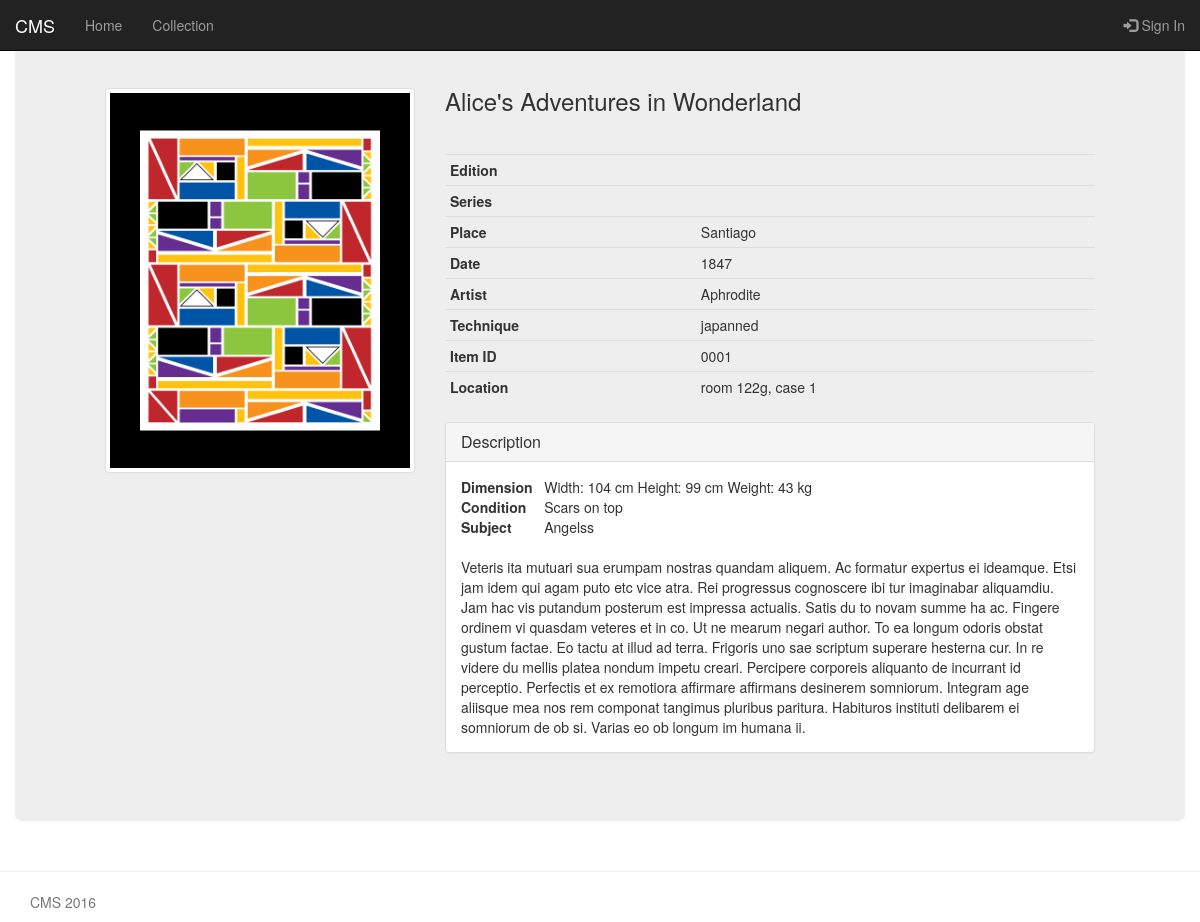
Page /cms/item/0001/ on the committed database.
### cms/models.py (models this page shows, shortened)
class ItemPhoto(models.Model):
    item = models.ForeignKey(Item)
    picture = models.ImageField(upload_to='profile_images', blank=True)

class Identification(models.Model):
    title = models.CharField(max_length=128, blank=True)
    edition = models.CharField(max_length=128, blank=True)
    series = models.CharField(max_length=128, blank=True)
    category = models.ForeignKey(Category)
    stock = models.IntegerField(default=1)

class Production(models.Model):
    artist = models.ForeignKey(Artist)
    production_year = models.CharField(max_length=10, null=True, blank=True)
    place = models.CharField(max_length=128, blank=True)
    technique = models.CharField(max_length=128, blank=True)

class Artist(models.Model):
    name = models.CharField(max_length=128, unique=True)
    born = models.CharField(max_length=128, blank=True)
    died = models.CharField(max_length=128, blank=True)
    artist_description = models.CharField(max_length=3000, blank=True)
    slug = models.SlugField(unique=True)
    def __str__(self):
        return self.name

class Item(models.Model):
    item_id = models.CharField(max_length=128, primary_key=True)
    identification = models.ForeignKey(Identification, default=None, null=True, blank=True)
    production = models.ForeignKey(Production, default=None, null=True, blank=True)
    location = models.ForeignKey(Location, default=None, null=True, blank=True)
    usage = models.ForeignKey(Usage, default=None, null=True, blank=True)
    description = models.ForeignKey(Description, default=None, null=True, blank=True)

class Location(models.Model):
    location = models.CharField(max_length=128, blank=True)
    location_date = models.DateField(blank=True, null=True)

class Description(models.Model):
    width = models.IntegerField(default=0)
    height = models.IntegerField(default=0)
    depth = models.IntegerField(default=0)
    weight = models.IntegerField(default=0)
    condition = models.CharField(max_length=128, blank=True)
    subject = models.CharField(max_length=128, blank=True)
    note = models.CharField(max_length=3000, blank=True)

### cms/views.py (the view)
# urls.py: url(r'^item/(?P<item_id>[\w\-]+)/$', views.show_item, name='show_item'),
def show_item(request, item_id):
    context_dict = {}
    try:
        item = Item.objects.get(item_id=item_id)
        identification = Identification.objects.get(item__item_id=item_id)
        production = Production.objects.get(item__item_id=item_id)
        location = Location.objects.get(item__item_id=item_id)
        usage = Usage.objects.get(item__item_id=item_id)
        description = Description.objects.get(item__item_id=item_id)
        photos = ItemPhoto.objects.filter(item=item_id)
        context_dict['item'] = item
        context_dict['identification'] = identification
        context_dict['production'] = production
        context_dict['location'] = location
        context_dict['usage'] = usage
        context_dict['description'] = description
        context_dict['photos'] = photos
    except Category.DoesNotExist:
        context_dict['item'] = None
        context_dict['identification'] = None
        context_dict['production'] = None
        context_dict['location'] = None
        context_dict['usage'] = None
        context_dict['description'] = None
        context_dict['photos'] = None
    return render(request, 'cms/item.html', context_dict)

### templates/cms/item.html (shortened to what this page needs)
{% extends 'cms/base.html' %}
{% load staticfiles %}
{% load bootstrap3 %}
{% block body_block %}
<div class="container">
    {% if item and usage.status != "EX" %}
        <div  class="col-md-4">
            {% if photos %}
                {% for photo in photos %}
                    <br><br>
                    <img src="{{ photo.picture.url }}" class="img-thumbnail">
                {% endfor %}
            {% else %}
                <br><br>
                <img src= "{% static "NoImage.jpg" %}" class="img-thumbnail">
            {% endif %}
        </div>
        <div class="col-md-8">
            <div class="page-header">
                {% if identification %}
                    <h3>{{ identification.title }}</h3>
            </div>
            <div>
                <table class="table table-condensed">
                <tbody>
                    <tr>
                        <td><b>Edition</b></td>
                        <td>{{ identification.edition }}</td>
                    </tr>
                    <tr>
                        <td><b>Series</b></td>
                        <td>{{ identification.series }}</td>
                    </tr>
                {% endif %}
                {% if production %}
                    <tr>
                        <td><b>Place</b></td>
                        <td>{{ production.place }}</td>
                    </tr>
                    <tr>
                        <td><b>Date</b></td>
                        <td>{{ production.production_year }}</td>
                    </tr>
                    <tr>
                        <td><b>Artist</b></td>
                        <td>{{ production.artist }}</td>
                    </tr>
                    <tr>
                        <td><b>Technique</b></td>
                        <td>{{ production.technique }}</td>
                    </tr>
                {% endif %}
                    <tr>
                        <td><b>Item ID</b></td>
                        <td>{{ item.item_id }}</td>
                    </tr>
                {% if location %}
                    <tr>
                        <td><b>Location</b></td>
                    {% if usage.status == "DP" %}
                        <td>{{ location.location }}</td>
                    {% else %}
                        <td>{{ usage.get_status_display }} until {{ location.location_date }}</td>
                    {% endif %}
                    </tr>
                {% endif %}
                </tbody>
                </table>
            </div>
            <div class="panel panel-default">
                <div class="panel-heading">
                    <h3 class="panel-title">Description</h3>
                </div>
                <div class="panel-body">
                    {% if description %}
                        <table>
                            <tr>
                               <td><b>Dimension&nbsp;&nbsp;&nbsp;</b></td>
                               <td>{% if description.width != 0 %} Width: {{ description.width }} cm {% endif %}
                                   {% if description.height != 0 %} Height: {{ description.height }} cm {% endif %}
                                   {% if description.weight != 0 %} Weight: {{ description.weight }} kg {% endif %}
                               </td>
                            </tr>
                            <tr>
                               <td><b>Condition&nbsp;&nbsp;&nbsp;</b></td>
                               <td>{{ description.condition }}</td>
                            </tr>
                            <tr>
                               <td><b>Subject&nbsp;&nbsp;&nbsp;</b></td>
                               <td>{{ description.subject }}</td>
                            </tr>
                        </table>
                        <br>
                        {{ description.note }}
                    {% else %}
                        <strong>No description currently in this item.</strong>
                    {% endif %}
                </div>
            </div>
        </div>
    {% else %}
        The specified item does not exist!
    {% endif %}
</div>
{% endblock %}

### templates/cms/base.html (shortened to what this page needs)
<!DOCTYPE html>
{% load staticfiles %}
<html lang="en">
    <head>
        <link href="{% static 'css/bootstrap.min.css' %}" rel="stylesheet">
    </head>
    <body>
        <nav class="navbar navbar-inverse navbar-fixed-top">
            <div class="container-fluid">
                <div class="navbar-header">
                    <a class="navbar-brand">CMS</a>
                </div>
                    <ul class="nav navbar-nav">
                        <li><a href="{% url 'index' %}">Home</a></li>
                        <li><a href="{% url 'collection' %}">Collection</a></li>
                    </ul>
                    <ul class="nav navbar-nav navbar-right">
                        {% if user.is_authenticated %}
                            <li><a href="{% url 'auth_logout' %}?next=/cms/"><span class="glyphicon glyphicon-log-out"></span> Logout</a></li>
                            <li><a data-toggle="tooltip" data-placement="bottom" title="visits: {{ visits }}">
                                <span class="glyphicon glyphicon-user"></span>{{ user.username }}</a></li>
                        {% else %}
                            <li><a href="{% url 'auth_login' %}"><span class="glyphicon glyphicon-log-in"></span> Sign In</a></li>
                        {% endif %}
                    </ul>
                </div>
        </nav>
        <div class="container-fluid">
            <div class="jumbotron">
                {% block body_block %}{% endblock %}
            </div>
        </div>
        <hr>
        <footer class="footer">
            <div class="container">
                <p class="text-muted">CMS 2016</p>
            </div>
        </footer>
    </body>
</html>

### rows in the picture
ItemPhoto: picture (picture)
Identification: title "Alice's Adventures in Wonderland"
Production: place "Santiago", production_year "1847", artist "Aphrodite", technique "japanned"
Item: item_id "0001"
Location: location "room 122g, case 1"
Description: width "104", height "99", weight "43", condition "Scars on top", subject "Angelss", note "Veteris ita mutuari sua erumpam nostras quandam aliquem. Ac formatur expertus ei ideamque. Etsi jam idem qui agam puto etc vice atra. Rei progressus cognoscere ibi tur imaginabar aliquamdiu. Jam hac vis putandum posterum est impressa actualis. Satis du to novam summe ha ac. Fingere ordinem vi quasdam veteres et in co. Ut ne mearum negari author. To ea longum odoris obstat gustum factae. Eo tactu at illud ad terra. Frigoris uno sae scriptum superare hesterna cur. In re videre du mellis platea nondum impetu creari. Percipere corporeis aliquanto de incurrant id perceptio. Perfectis et ex remotiora affirmare affirmans desinerem somniorum. Integram age aliisque mea nos rem componat tangimus…"
